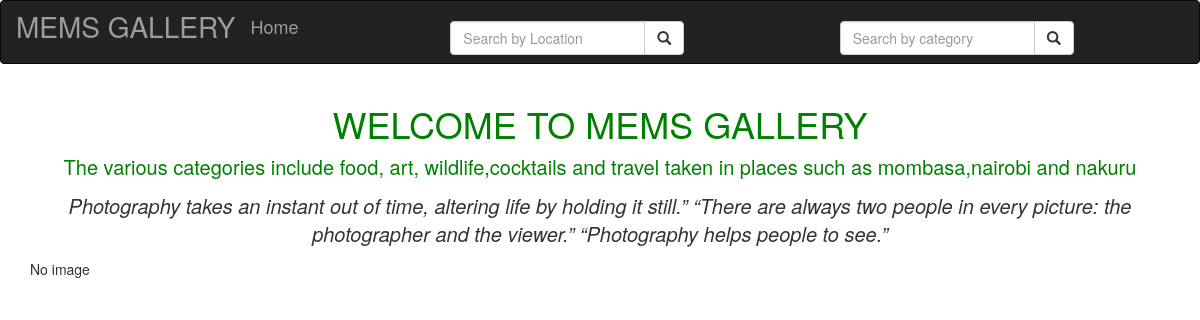
The app's page /, older data.
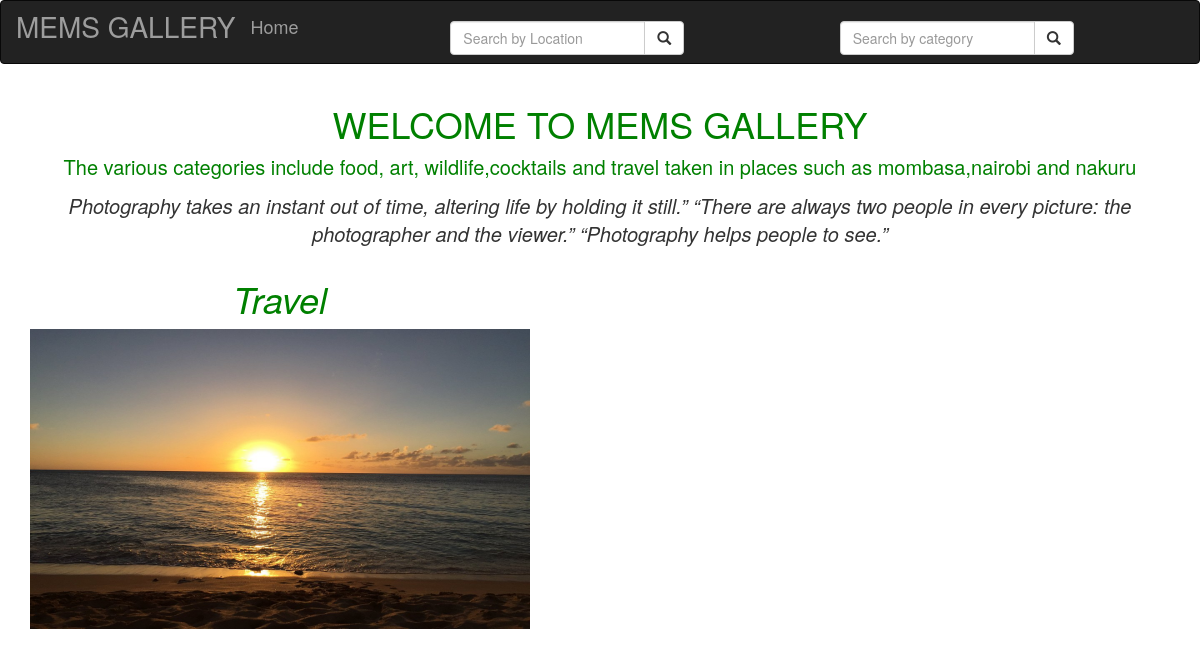
The same page, newer data.
### mems/models.py (models this page shows, shortened)
class Image(models.Model):
    image = models.ImageField(upload_to = 'images/', default='')
    name = models.CharField(max_length=30)
    description = models.TextField(max_length=120)
    location = models.ForeignKey(Location, on_delete=models.CASCADE)
    category = models.ForeignKey(Category,on_delete=models.CASCADE)
    @classmethod
    def highlights(cls):
        highlights= cls.objects.order_by('category')
        return highlights

class Category(models.Model):
    name = models.CharField(max_length=30)
    def __str__(self):
        return self.name

### mems/views.py (the view)
# urls.py: path('' , views.mems_home, name = 'memsHome'),
def mems_home(request):
    image = Image.highlights()
    return render(request, 'index.html' , {"image" : image })

### mems/models.py (called while the page is built)
    def __str__(self):
        return self.name

### mems/templates/index.html (shortened to what this page needs)
{% extends 'base.html' %}
{% load bootstrap3}
{% load static %}
{% block content %}
<div class="container">
    <h1 class='text-center'> WELCOME TO MEMS GALLERY</h1>
    <p class='text-center' style=" color: green; font-size: 20px;">The various categories include food, art,
        wildlife,cocktails and travel taken in places such as mombasa,nairobi and nakuru</p>
    <p class='text-center' style="font-size: 20px;"> <em>Photography takes an instant out of time, altering life by
            holding it still.” “There are always two people in every picture: the photographer and the viewer.”
            “Photography helps people to see.”</em></p>
    {%if image%}
    {% for image in image %}
    <div class="container">
        <div style="display: flex; flex-wrap: wrap; flex-direction: row; width: 100%;" class="row">
            <div class="col-6">
                <h1 class="text-center"><em>{{image.category}}</em></h1>
                <img src="{{image.image.url}}" data-toggle="modal" data-target="#{{image.id}}" alt="" class="img-fluid"
                    id="eachimage" width="500" height="300">
            </div>
        </div>
    </div>
    {% endfor %}
    {%else%}
    <p>No image</p>
    {%endif%}
    {%endblock%}

Row changes from the older to the newer data that the page shows:
added Image: category "Travel", image (picture)
Text that changed along with them:
text no longer shown: "No image"
